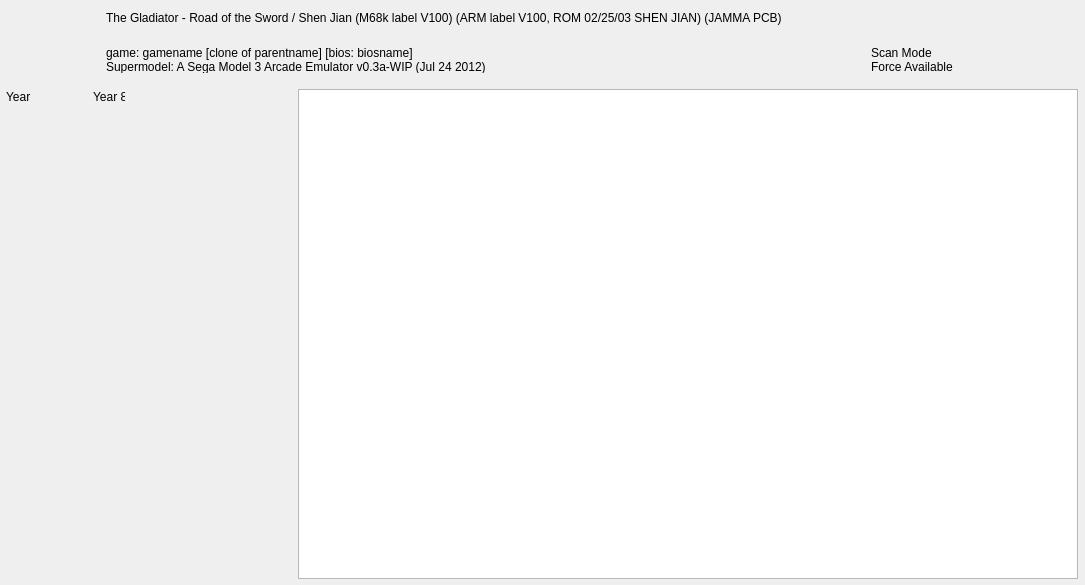
<?xml version="1.0" encoding="UTF-8"?>
<ui version="4.0">
  <class>FormGameDetails</class>
  <widget class="QWidget" name="FormGameDetails">
    <property name="geometry"><rect><x>0</x><y>0</y><width>1085</width><height>585</height></rect></property>
    <property name="windowTitle"><string>Game Details</string></property>
    <property name="vclClass" stdset="0"><string notr="true">TFormGameDetails</string></property>
    <property name="vclColor" stdset="0"><string notr="true">#f1f1f1</string></property>
    <property name="vclFontName" stdset="0"><string notr="true">Segoe UI</string></property>
    <property name="vclFontPx" stdset="0"><number>12</number></property>
    <property name="vclFontColor" stdset="0"><string notr="true">#000000</string></property>
    <property name="vclBorderStyle" stdset="0"><string notr="true">bsDialog</string></property>
    <property name="vclOnKeyPress" stdset="0"><string notr="true">FormKeyPress</string></property>
    <widget class="ElLabel" name="LabelYear">
      <property name="vclAutoSize" stdset="0"><bool>true</bool></property>
      <property name="geometry"><rect><x>6</x><y>89</y><width>25</width><height>16</height></rect></property>
      <property name="text"><string>Year</string></property>
      <property name="vclClass" stdset="0"><string notr="true">TShadowLabel</string></property>
      <property name="vclTransparent" stdset="0"><bool>true</bool></property>
      <property name="vclFontName" stdset="0"><string notr="true">Segoe UI</string></property>
      <property name="vclFontPx" stdset="0"><number>12</number></property>
      <property name="vclFontColor" stdset="0"><string notr="true">#000000</string></property>
      <property name="vclFontStyle" stdset="0"><string notr="true">fsBold</string></property>
      <property name="vclColorFrame" stdset="0"><string notr="true">#000000</string></property>
      <property name="vclColorInnerFrame" stdset="0"><string notr="true">#000000</string></property>
      <property name="vclShadowColor" stdset="0"><string notr="true">#dcc0c0</string></property>
      <property name="vclShadowEnabled" stdset="0"><string notr="true">False</string></property>
      <property name="vclEllipsType" stdset="0"><string notr="true">etNone</string></property>
      <property name="vclFrames" stdset="0"><string notr="true"></string></property>
    </widget>
    <widget class="ElLabel" name="LabelYearValue">
      <property name="vclAutoSize" stdset="0"><bool>true</bool></property>
      <property name="geometry"><rect><x>93</x><y>89</y><width>32</width><height>16</height></rect></property>
      <property name="text"><string>Year 8</string></property>
      <property name="vclClass" stdset="0"><string notr="true">TShadowLabel</string></property>
      <property name="vclTransparent" stdset="0"><bool>true</bool></property>
      <property name="vclFontName" stdset="0"><string notr="true">Segoe UI</string></property>
      <property name="vclFontPx" stdset="0"><number>12</number></property>
      <property name="vclFontColor" stdset="0"><string notr="true">#323232</string></property>
      <property name="vclColorFrame" stdset="0"><string notr="true">#000000</string></property>
      <property name="vclColorInnerFrame" stdset="0"><string notr="true">#000000</string></property>
      <property name="vclShadowColor" stdset="0"><string notr="true">#a6caf0</string></property>
      <property name="vclShadowEnabled" stdset="0"><string notr="true">False</string></property>
      <property name="vclEllipsType" stdset="0"><string notr="true">etNone</string></property>
      <property name="vclFrames" stdset="0"><string notr="true"></string></property>
    </widget>
    <widget class="ElPanel" name="TopBar">
      <property name="geometry"><rect><x>0</x><y>0</y><width>1085</width><height>80</height></rect></property>
      <property name="vclAlign" stdset="0"><string notr="true">alTop</string></property>
      <property name="vclClass" stdset="0"><string notr="true">TPanelEx</string></property>
      <property name="vclColor1" stdset="0"><string notr="true">#e5faf0</string></property>
      <property name="vclColor2" stdset="0"><string notr="true">#f1f1f1</string></property>
      <property name="vclColor3" stdset="0"><string notr="true">#c0dcc0</string></property>
      <property name="vclColor4" stdset="0"><string notr="true">#0c0f11</string></property>
      <property name="vclColorFrame" stdset="0"><string notr="true">#5b6978</string></property>
      <property name="vclColorInnerFrame" stdset="0"><string notr="true">#008000</string></property>
      <property name="vclStyle" stdset="0"><string notr="true">vgSimple</string></property>
      <property name="vclFrames" stdset="0"><string notr="true"></string></property>
      <widget class="ElImage" name="SystemIcon">
        <property name="geometry"><rect><x>4</x><y>4</y><width>68</width><height>68</height></rect></property>
        <property name="vclClass" stdset="0"><string notr="true">TImage</string></property>
        <property name="vclTransparent" stdset="0"><bool>true</bool></property>
      </widget>
      <widget class="ElLabel" name="LabelGameTitle">
        <property name="geometry"><rect><x>106</x><y>1</y><width>852</width><height>33</height></rect></property>
        <property name="text"><string notr="true">The Gladiator - Road of the Sword / Shen Jian (M68k label V100) (ARM label V100, ROM 02/25/03 SHEN JIAN) (JAMMA PCB)</string></property>
        <property name="vclClass" stdset="0"><string notr="true">TShadowLabel</string></property>
        <property name="vclTransparent" stdset="0"><bool>true</bool></property>
        <property name="vclFontName" stdset="0"><string notr="true">Verdana</string></property>
        <property name="vclFontPx" stdset="0"><number>13</number></property>
        <property name="vclFontColor" stdset="0"><string notr="true">#323232</string></property>
        <property name="vclFontStyle" stdset="0"><string notr="true">fsBold</string></property>
        <property name="vclLayout" stdset="0"><string notr="true">tlCenter</string></property>
        <property name="wordWrap"><bool>true</bool></property>
        <property name="vclColorFrame" stdset="0"><string notr="true">#000000</string></property>
        <property name="vclColorInnerFrame" stdset="0"><string notr="true">#000000</string></property>
        <property name="vclShadowColor" stdset="0"><string notr="true">#c3dbf5</string></property>
        <property name="vclShadowEnabled" stdset="0"><string notr="true">False</string></property>
        <property name="vclEllipsType" stdset="0"><string notr="true">etNone</string></property>
        <property name="vclFrames" stdset="0"><string notr="true"></string></property>
      </widget>
      <widget class="ElImage" name="GameIcon">
        <property name="geometry"><rect><x>76</x><y>48</y><width>24</width><height>24</height></rect></property>
        <property name="vclClass" stdset="0"><string notr="true">TImage</string></property>
        <property name="vclTransparent" stdset="0"><bool>true</bool></property>
      </widget>
      <widget class="ElLabel" name="LabelEmulatorVersion">
        <property name="geometry"><rect><x>106</x><y>46</y><width>720</width><height>27</height></rect></property>
        <property name="text"><string notr="true">game: gamename [clone of parentname] [bios: biosname]
Supermodel: A Sega Model 3 Arcade Emulator v0.3a-WIP (Jul 24 2012)</string></property>
        <property name="vclClass" stdset="0"><string notr="true">TShadowLabel</string></property>
        <property name="vclTransparent" stdset="0"><bool>true</bool></property>
        <property name="vclFontName" stdset="0"><string notr="true">Verdana</string></property>
        <property name="vclFontPx" stdset="0"><number>11</number></property>
        <property name="vclFontColor" stdset="0"><string notr="true">#323232</string></property>
        <property name="vclLayout" stdset="0"><string notr="true">tlCenter</string></property>
        <property name="vclColorFrame" stdset="0"><string notr="true">#000000</string></property>
        <property name="vclColorInnerFrame" stdset="0"><string notr="true">#000000</string></property>
        <property name="vclShadowColor" stdset="0"><string notr="true">#c0c0c0</string></property>
        <property name="vclShadowEnabled" stdset="0"><string notr="true">False</string></property>
        <property name="vclEllipsType" stdset="0"><string notr="true">etNone</string></property>
        <property name="vclFrames" stdset="0"><string notr="true"></string></property>
      </widget>
      <widget class="ElLabel" name="LabelScanMode">
        <property name="geometry"><rect><x>871</x><y>45</y><width>88</width><height>29</height></rect></property>
        <property name="text"><string>Scan Mode
Force Available</string></property>
        <property name="toolTip"><string>Scan Mode</string></property>
        <property name="vclClass" stdset="0"><string notr="true">TShadowLabel</string></property>
        <property name="vclTransparent" stdset="0"><bool>true</bool></property>
        <property name="vclFontName" stdset="0"><string notr="true">Tahoma</string></property>
        <property name="vclFontPx" stdset="0"><number>12</number></property>
        <property name="vclFontColor" stdset="0"><string notr="true">#0053a6</string></property>
        <property name="vclAlignment" stdset="0"><string notr="true">taRightJustify</string></property>
        <property name="wordWrap"><bool>true</bool></property>
        <property name="vclColorFrame" stdset="0"><string notr="true">#000000</string></property>
        <property name="vclColorInnerFrame" stdset="0"><string notr="true">#000000</string></property>
        <property name="vclShadowColor" stdset="0"><string notr="true">#c0c0c0</string></property>
        <property name="vclShadowEnabled" stdset="0"><string notr="true">False</string></property>
        <property name="vclEllipsType" stdset="0"><string notr="true">etNone</string></property>
        <property name="vclFrames" stdset="0"><string notr="true"></string></property>
      </widget>
    </widget>
    <widget class="QTreeView" name="ROMsListView">
      <property name="geometry"><rect><x>298</x><y>89</y><width>780</width><height>490</height></rect></property>
      <property name="vclTag" stdset="0"><number>1</number></property>
      <property name="vclClass" stdset="0"><string notr="true">TEasyListview</string></property>
      <property name="vclColor" stdset="0"><string notr="true">#ffffff</string></property>
      <property name="vclFontName" stdset="0"><string notr="true">Segoe UI</string></property>
      <property name="vclFontPx" stdset="0"><number>12</number></property>
      <property name="vclFontColor" stdset="0"><string notr="true">#000000</string></property>
      <property name="vclBorderStyle" stdset="0"><string notr="true">bsNone</string></property>
    </widget>
  </widget>
  <customwidgets>
    <customwidget><class>ElImage</class><extends>QLabel</extends><header>ElWidgets.h</header></customwidget>
    <customwidget><class>ElLabel</class><extends>QLabel</extends><header>ElWidgets.h</header></customwidget>
    <customwidget><class>ElPanel</class><extends>QFrame</extends><header>ElWidgets.h</header><container>1</container></customwidget>
  </customwidgets>
  <resources/><connections/>
</ui>
